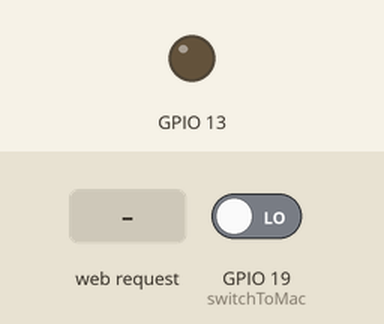
Recording of a program running on a simulated ESP32. Shown: output pins drawn as LEDs (lit = HIGH). The test bench sets the inputs (shaded band); at power-on: GPIO 19 (switchToMac) LOW. WiFi joins after 1.5 s; servers stay silent unless stated; storage starts empty; what the program prints to the serial monitor is not drawn.

Above: at 5.7 s.
5.8 s: HTTP request GET /mac received
7.4 s: HTTP request GET /pc received
Timing chart, 0 to 10.4 s (numbered marks = the images above; inputs shaded):
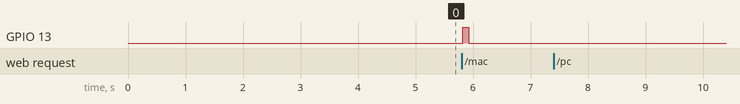

The program:

main.cpp
```cpp
#include <Arduino.h>
#ifdef ESP32
#include <WiFi.h>
#include <AsyncTCP.h>
#elif defined(ESP8266)
#include <ESP8266WiFi.h>
#include <ESPAsyncTCP.h>
#endif
#include <ESPAsyncWebServer.h>
#include "SPIFFS.h"

const char *SSID = "Your Wifi SSID";
const char *PWD = "Your Wifi Password";
AsyncWebServer server(80);

void toggle()
{
  Serial.println("Button pressed");
  digitalWrite(13, HIGH);
  delay(100);
  Serial.println("Button depressed");
  digitalWrite(13, LOW);
}

void notFound(AsyncWebServerRequest *request) {
    request->send(404, "text/plain", "Not found");
}

int switchToMac()
{
  int macMode = digitalRead(19);
  if (macMode == LOW)
  {
    toggle();
    return 1;
  }
  return 0;
}

int switchToPC()
{
  int macMode = digitalRead(19);
  if (macMode == HIGH)
  {
    Serial.println("Switching to PC mode");
    toggle();
    return 1;
  }
  return 0;
}

String currentMode()
{
  int macMode = digitalRead(19);
  if (macMode == HIGH)
  {
    return "Mac";
  }
  return "PC";
}

void connectToWiFi()
{
  Serial.print("Connecting to ");
  Serial.println(SSID);

  WiFi.begin(SSID, PWD);

  while (WiFi.status() != WL_CONNECTED)
  {
    Serial.print(".");
    delay(500);
  }

  Serial.print("Connected. IP: ");
  Serial.println(WiFi.localIP());
}

void setup(){

  Serial.begin(9600);
  delay(3000);
  if (!SPIFFS.begin())
  {
    Serial.println("An Error has occurred while mounting SPIFFS");
    return;
  }
  // Toggle for usb switch
  pinMode(13, OUTPUT);
  // Mac LED
  pinMode(19, INPUT);
  connectToWiFi();

  server.on("/mac", HTTP_GET, [](AsyncWebServerRequest *request){
    if (switchToMac() == 1)
    {
      // http 200 okay
      request->send(200, "text/plain", "OK");
    } else
    {
      request->send(409, "text/plain", "already in mac mode");
    }
  });

  server.on("/pc", HTTP_GET, [](AsyncWebServerRequest *request){
    Serial.println("Switching to PC mode");
    if (switchToPC() == 1)
    {
      // http 200 okay
      request->send(200, "text/plain", "OK");
    } else
    {
      request->send(409, "text/plain", "already in pc mode");
    }
  });

  server.on("/current", HTTP_GET, [](AsyncWebServerRequest *request){
    request->send(200, "text/plain", currentMode());
  });

  server.serveStatic("/", SPIFFS, "/").setDefaultFile("index.html");
  server.onNotFound(notFound);

  server.begin();
}

void loop()
{
  while (true)
  {
    if (WiFi.status() != WL_CONNECTED)
    {
      connectToWiFi();
    }
  }
}
```

Measured:
- after the input at 5.8 s, GPIO 13: LOW → HIGH at once, → LOW 0.10 s later
- after the input at 7.4 s, every drawn part: stays the same
